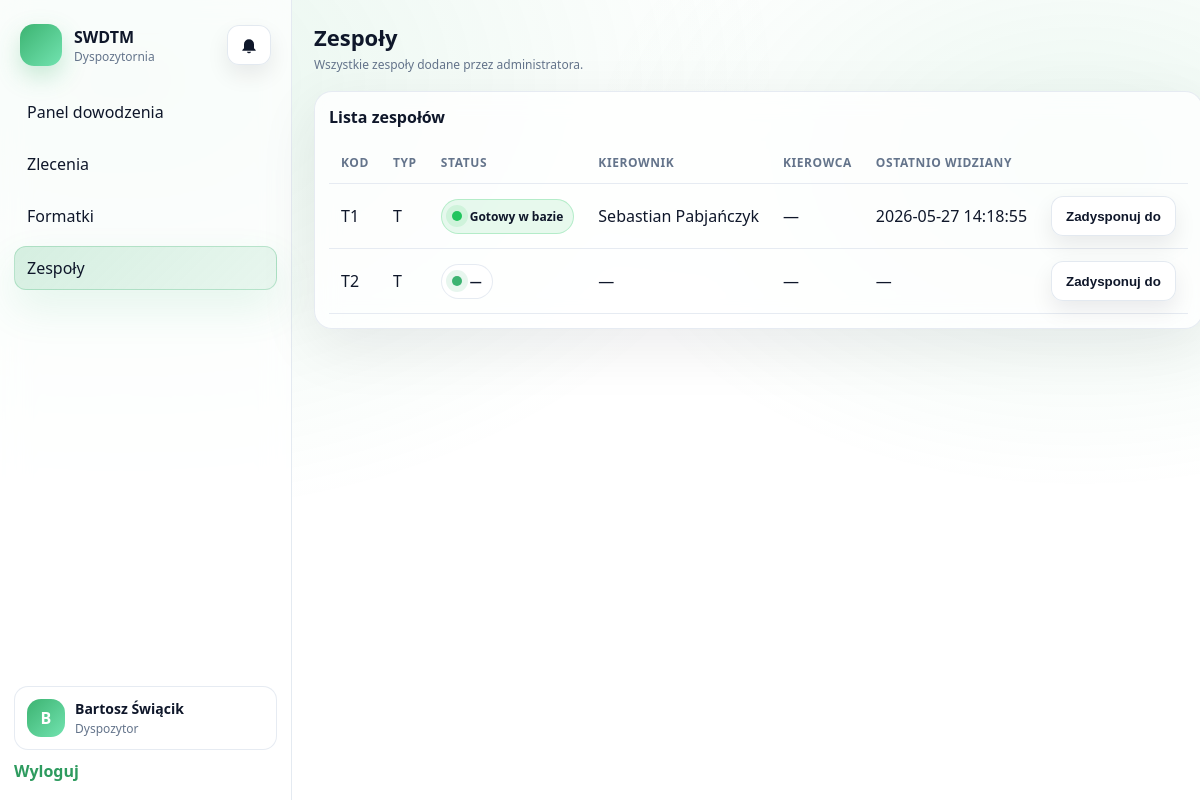
The app's page /SWDTM/public/dispatcher/teams.php (signed in) with its own data.
### tables this page shows
CREATE TABLE `team_presence` (
  `team_code` varchar(20) NOT NULL,
  `status_code` varchar(60) DEFAULT NULL,
  `status_label` varchar(120) DEFAULT NULL,
  `leader_name` varchar(120) DEFAULT NULL,
  `driver_name` varchar(120) DEFAULT NULL,
  `last_seen_at` datetime NOT NULL DEFAULT current_timestamp() ON UPDATE current_timestamp()
);

CREATE TABLE `teams` (
  `id` int(10) UNSIGNED NOT NULL,
  `code` varchar(20) NOT NULL,
  `type` enum('T','P','S') NOT NULL,
  `name` varchar(120) DEFAULT NULL,
  `is_active` tinyint(1) NOT NULL DEFAULT 1,
  `created_at` datetime NOT NULL DEFAULT current_timestamp(),
  `updated_at` datetime NOT NULL DEFAULT current_timestamp() ON UPDATE current_timestamp()
);

### SWDTM/src/auth.php (called while the page is built, shortened)
<?php
function base_path(): string
{
    $host = $_SERVER['HTTP_X_FORWARDED_HOST'] ?? ($_SERVER['HTTP_HOST'] ?? '');
    $host = is_string($host) ? $host : '';
    $script = $_SERVER['SCRIPT_NAME'] ?? '';
    $script = is_string($script) ? $script : '';
    $uri = $_SERVER['REQUEST_URI'] ?? '';
    $uri = is_string($uri) ? $uri : '';
    $pos = strpos($script, '/public/');
    if ($pos !== false) {
        return substr($script, 0, $pos) . '/public';
    }
    return '';
}
function url(string $path): string
{
    return base_path() . $path;
}
function current_user(): ?array
{
    $u = $_SESSION['user'] ?? null;
    return $u;
}

### SWDTM/public/dispatcher/teams.php (the view, shortened to what this page needs)
<?php
require __DIR__ . '/../../src/auth.php';
$user = current_user();
$pdo = db();
$pendingCount = 0;
try {
    $stCnt = $pdo->query("SELECT COUNT(*) FROM client_requests WHERE status = 'pending'");
    $pendingCount = (int)($stCnt->fetchColumn() ?: 0);
} catch (Throwable $e) {
    $pendingCount = 0;
}
$teams = [];
try {
    $stmt = $pdo->query("SELECT code, type, is_active, COALESCE(name, '') AS name FROM teams ORDER BY code ASC");
    $baseTeams = $stmt->fetchAll();
    $presenceByCode = [];
    try {
        $pdo->exec(
            "CREATE TABLE IF NOT EXISTS team_presence (\n"
            . "  team_code VARCHAR(20) NOT NULL,\n"
            . "  status_code VARCHAR(60) NULL,\n"
            . "  status_label VARCHAR(120) NULL,\n"
            . "  leader_name VARCHAR(120) NULL,\n"
            . "  driver_name VARCHAR(120) NULL,\n"
            . "  last_seen_at DATETIME NOT NULL DEFAULT CURRENT_TIMESTAMP ON UPDATE CURRENT_TIMESTAMP,\n"
            . "  PRIMARY KEY (team_code),\n"
            . "  KEY idx_team_presence_last_seen (last_seen_at)\n"
            . ") ENGINE=InnoDB DEFAULT CHARSET=utf8mb4 COLLATE=utf8mb4_unicode_ci"
        );
        $stmt = $pdo->query(
            "SELECT team_code, COALESCE(status_label, '') AS status_label, COALESCE(leader_name, '') AS leader_name, COALESCE(driver_name, '') AS driver_name, last_seen_at\n"
            . "FROM team_presence"
        );
        $rows = $stmt->fetchAll();
        foreach ($rows as $r) {
            $presenceByCode[(string)$r['team_code']] = $r;
        }
    } catch (Throwable $e) {
        $presenceByCode = [];
    }
    $teams = [];
    foreach ($baseTeams as $t) {
        $code = (string)($t['code'] ?? '');
        $p = $presenceByCode[$code] ?? null;
        $lastSeenAt = is_array($p) ? (string)($p['last_seen_at'] ?? '') : '';
        $isOnline = 0;
        $teams[] = [
            'code' => $code,
            'type' => (string)($t['type'] ?? ''),
            'is_active' => (int)($t['is_active'] ?? 0),
            'name' => (string)($t['name'] ?? ''),
            'status_label' => is_array($p) ? (string)($p['status_label'] ?? '') : '',
            'leader_name' => is_array($p) ? (string)($p['leader_name'] ?? '') : '',
            'driver_name' => is_array($p) ? (string)($p['driver_name'] ?? '') : '',
            'last_seen_at' => $lastSeenAt,
            'is_online' => $isOnline,
        ];
    }
} catch (Throwable $e) {
    $teams = [];
}
?><!doctype html>
<html lang="pl">
<head>
    <link rel="stylesheet" href="<?= htmlspecialchars(url('/assets/app.css?v=' . @filemtime(__DIR__ . '/../assets/app.css')), ENT_QUOTES, 'UTF-8') ?>">
</head>
<body class="is-dispatcher">
    <div class="app">
        <aside class="sidebar">
            <div class="sidebar-header">
                <div class="brand-mark"></div>
                <div>
                    <div class="sidebar-title">SWDTM</div>
                    <div class="sidebar-subtitle">Dyspozytornia</div>
                </div>
                <button class="btn-secondary" type="button" data-team-events-bell aria-label="Powiadomienia" style="position:relative;height:40px;width:44px;display:grid;place-items:center;padding:0;margin-left:auto">
                    <svg viewBox="0 0 24 24" width="20" height="20" aria-hidden="true" focusable="false" style="display:block">
                        <path fill="currentColor" d="M12 22a2.5 2.5 0 0 0 2.45-2h-4.9A2.5 2.5 0 0 0 12 22Zm6-6V11a6 6 0 1 0-12 0v5l-2 2v1h16v-1l-2-2Z"/>
                    </svg>
                </button>
            </div>
            <nav class="nav">
                <a class="nav-item" href="<?= htmlspecialchars(url('/dispatcher'), ENT_QUOTES, 'UTF-8') ?>">Panel dowodzenia</a>
                <a class="nav-item" href="<?= htmlspecialchars(url('/dispatcher/orders'), ENT_QUOTES, 'UTF-8') ?>">Zlecenia</a>
                <a class="nav-item<?= ($pendingCount > 0) ? ' is-attention' : '' ?>" href="<?= htmlspecialchars(url('/dispatcher/formatki'), ENT_QUOTES, 'UTF-8') ?>">Formatki</a>
                <a class="nav-item is-active" href="<?= htmlspecialchars(url('/dispatcher/teams'), ENT_QUOTES, 'UTF-8') ?>">Zespoły</a>
            </nav>
            <div class="sidebar-footer">
                <div class="userchip">
                    <div class="avatar"><?= htmlspecialchars(mb_strtoupper(mb_substr(!empty($user['full_name']) ? (string)$user['full_name'] : (string)$user['username'], 0, 1)), ENT_QUOTES, 'UTF-8') ?></div>
                    <div>
                        <div class="userchip-name"><?= htmlspecialchars(!empty($user['full_name']) ? (string)$user['full_name'] : (string)$user['username'], ENT_QUOTES, 'UTF-8') ?></div>
                        <div class="userchip-role">Dyspozytor</div>
                    </div>
                </div>
                <a class="link" href="<?= htmlspecialchars(url('/logout'), ENT_QUOTES, 'UTF-8') ?>">Wyloguj</a>
            </div>
        </aside>
        <main class="main">
            <header class="topbar">
                <div>
                    <div class="page-title">Zespoły</div>
                    <div class="page-subtitle">Wszystkie zespoły dodane przez administratora.</div>
                </div>
            </header>
            <section class="panel">
                <div class="panel-head">
                    <div class="panel-title">Lista zespołów</div>
                </div>
                <div class="panel-body">
                    <?php if (!$teams): ?>
                        Brak zespołów.
                    <?php else: ?>
                        <table class="table">
                            <thead>
                                <tr>
                                    <th>Kod</th>
                                    <th>Typ</th>
                                    <th>Status</th>
                                    <th>Kierownik</th>
                                    <th>Kierowca</th>
                                    <th>Ostatnio widziany</th>
                                    <th></th>
                                </tr>
                            </thead>
                            <tbody>
                                <?php foreach ($teams as $t): ?>
                                    <?php
                                        $code = (string)($t['code'] ?? '');
                                        $type = (string)($t['type'] ?? '');
                                        $label = (string)($t['status_label'] ?? '');
                                        $statusText = $label !== '' ? $label : '—';
                                        $s = mb_strtolower(trim($label));
                                        $statusClass = '';
                                        if ($s === 'gotowy w bazie' || $s === 'powrót do bazy') {
                                            $statusClass = ' status-green';
                                        } elseif ($s === 'niegotowy' || $s === 'przywracanie gotowości' || $s === 'dezynfekcja' || $s === 'mycie' || $s === 'tankowanie') {
                                            $statusClass = ' status-yellow';
                                        } elseif ($s === 'awaria') {
                                            $statusClass = ' status-purple';
                                        } elseif ($s !== '' && $s !== 'aktywny') {
                                            $statusClass = ' status-red';
                                        }
                                        $leader = (string)($t['leader_name'] ?? '');
                                        $driver = (string)($t['driver_name'] ?? '');
                                        $lastSeen = (string)($t['last_seen_at'] ?? '');
                                    ?>
                                    <tr>
                                        <td><?= htmlspecialchars($code, ENT_QUOTES, 'UTF-8') ?></td>
                                        <td><?= htmlspecialchars($type, ENT_QUOTES, 'UTF-8') ?></td>
                                        <td>
                                            <span class="team-status<?= htmlspecialchars($statusClass, ENT_QUOTES, 'UTF-8') ?>">
                                                <span class="status-dot"></span>
                                                <span><?= htmlspecialchars($statusText, ENT_QUOTES, 'UTF-8') ?></span>
                                            </span>
                                        </td>
                                        <td><?= htmlspecialchars($leader !== '' ? $leader : '—', ENT_QUOTES, 'UTF-8') ?></td>
                                        <td><?= htmlspecialchars($driver !== '' ? $driver : '—', ENT_QUOTES, 'UTF-8') ?></td>
                                        <td><?= htmlspecialchars($lastSeen !== '' ? $lastSeen : '—', ENT_QUOTES, 'UTF-8') ?></td>
                                        <td style="text-align:right">
                                            <button class="btn-secondary" type="button" data-open-today-orders data-team-code="<?= htmlspecialchars($code, ENT_QUOTES, 'UTF-8') ?>" data-team-type="<?= htmlspecialchars($type, ENT_QUOTES, 'UTF-8') ?>">Zadysponuj do</button>
                                        </td>
                                    </tr>
                                <?php endforeach; ?>
                            </tbody>
                        </table>
                    <?php endif; ?>
                </div>
            </section>
        </main>
    </div>
</body>
</html>

### records on screen
team_presence: team_code "T1", type "T", statusText "Gotowy w bazie", leader "Sebastian Pabjańczyk", driver "—", last_seen_at "2026-05-27 14:18:55"
teams: code "T2", type "T", statusText "—", leader "—", driver "—", lastSeen "—"
